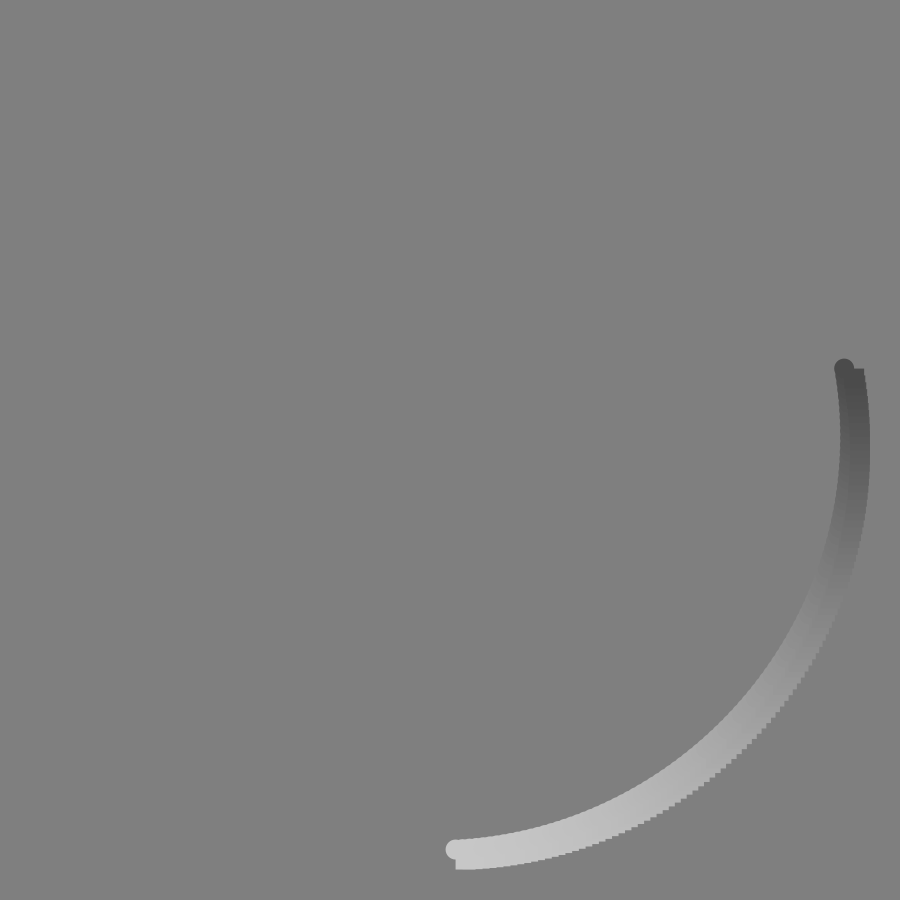
Frame 1 (no input)
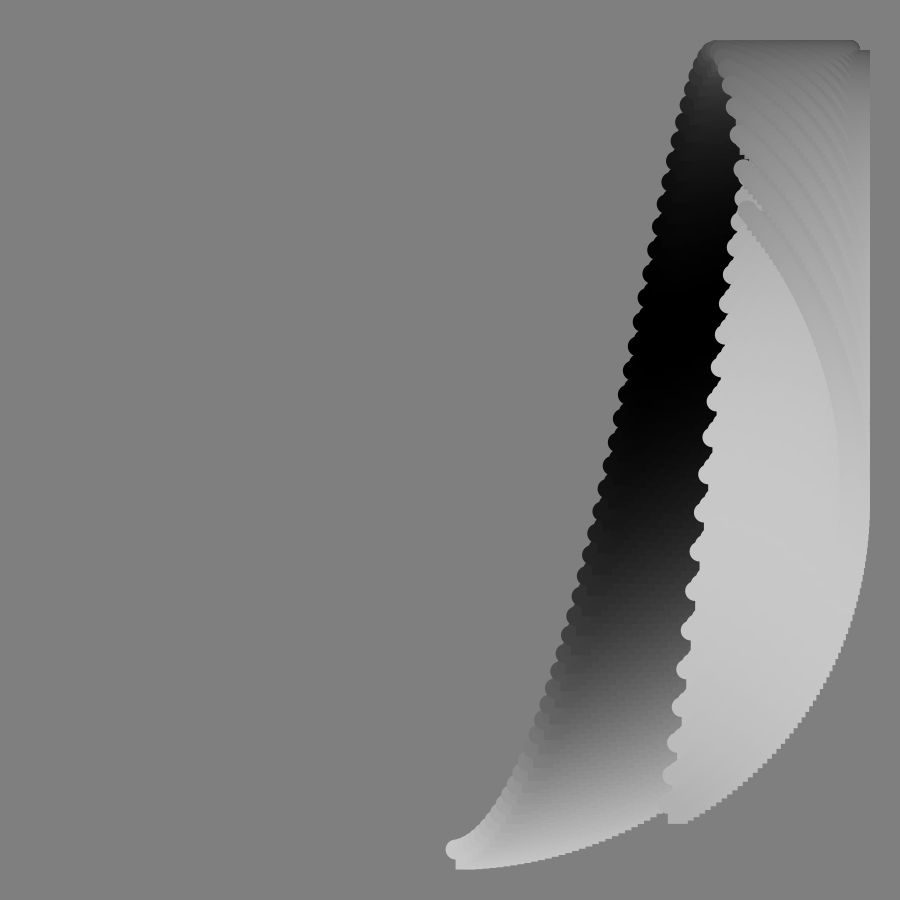
Frame 60 (the mouse pressed at the canvas centre just before this capture)
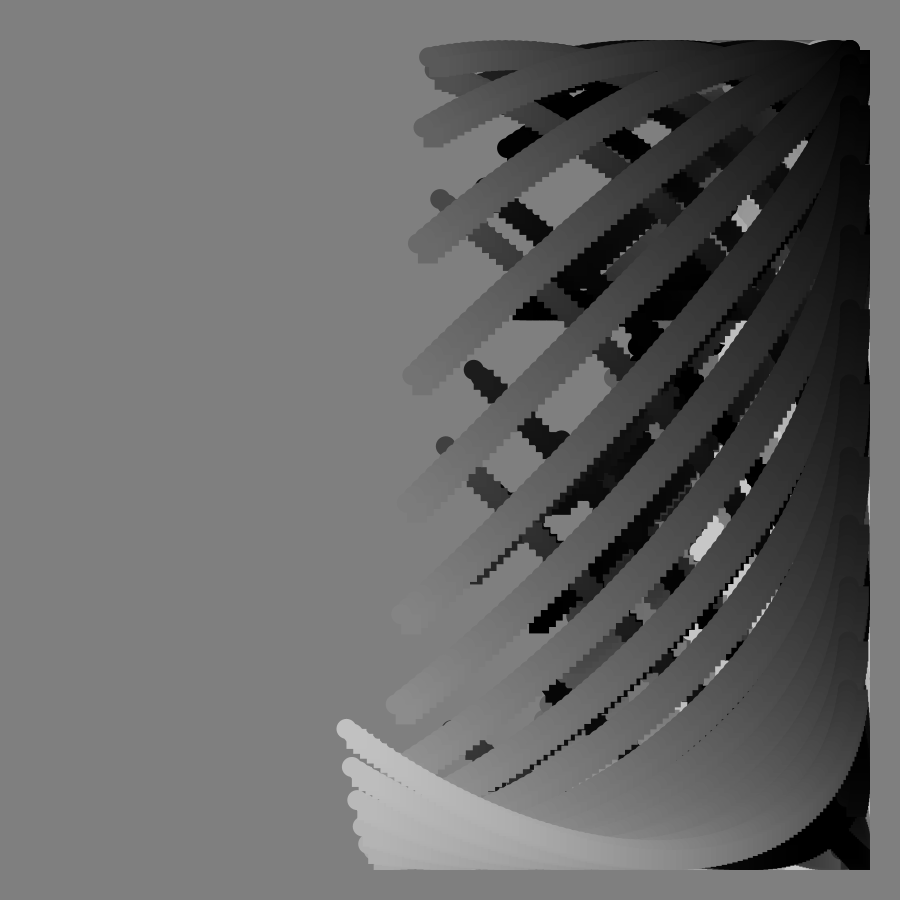
Frame 120 (the mouse held since frame 60 and released just before this capture)

The Processing sketch that drew these frames (run headless with seeded random() and noise(); from frame 60 on, the mouse is pressed at the canvas centre):

// Processing sketch: sketch3
// ── sketch3.pde
/* Sairus Pradhan (218946467)
FA DATT 2040 - Lab 1
09/ 09/ 2022
Sketch 3

Using code from week 3 and my sketch1 lab and experimenting further:
https://github.com/atarilover123/DATT-2040-Math-Art-Code/blob/main/Week_3/Waves/E3_sin_scale/E3_sin_scale.pde
*/


void setup() {
  size(900, 900);
  background(127); 
}

void draw() {
  translate(width/2, height/2);
  float mag = 400;
  float s = 20;
  noStroke();
  
  for (int i =0; i < 100; i++) {
    float w = map(tan(radians(frameCount)), -1, 1, -100, 100);
    float wave1 = map(sin(radians(frameCount* 0.8 + i)), -1, 1, -mag, mag);
    float wave2 = map(cos(radians(frameCount + i + w)), -1, 1, -mag, mag);
    float c = map(cos(radians(frameCount * 5 + i)), -1, 1, 0, 200); // gives me the smoothest waves out of all 3
    
    
    fill(c);
    rect(wave1, wave2, s, s);
    ellipse(wave1, wave2, s, s);
    
    
  }
  
  
  
}
